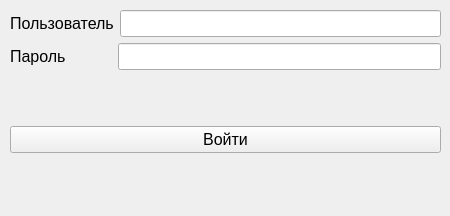
<?xml version="1.0" encoding="UTF-8"?>
<ui version="4.0">
 <class>FormLogin</class>
 <widget class="QWidget" name="FormLogin">
  <property name="geometry">
   <rect>
    <x>0</x>
    <y>0</y>
    <width>450</width>
    <height>216</height>
   </rect>
  </property>
  <property name="windowTitle">
   <string>Вход в ДОП.УСЛУГИ</string>
  </property>
  <widget class="QWidget" name="layoutWidget">
   <property name="geometry">
    <rect>
     <x>10</x>
     <y>10</y>
     <width>431</width>
     <height>171</height>
    </rect>
   </property>
   <layout class="QVBoxLayout" name="verticalLayout">
    <item>
     <layout class="QHBoxLayout" name="horizontalLayout">
      <item>
       <widget class="QLabel" name="label">
        <property name="font">
         <font>
          <pointsize>12</pointsize>
         </font>
        </property>
        <property name="text">
         <string>Пользователь</string>
        </property>
       </widget>
      </item>
      <item>
       <widget class="QLineEdit" name="le_username">
        <property name="font">
         <font>
          <pointsize>12</pointsize>
         </font>
        </property>
       </widget>
      </item>
     </layout>
    </item>
    <item>
     <layout class="QHBoxLayout" name="horizontalLayout_2">
      <item>
       <widget class="QLabel" name="label_2">
        <property name="minimumSize">
         <size>
          <width>102</width>
          <height>0</height>
         </size>
        </property>
        <property name="font">
         <font>
          <pointsize>12</pointsize>
         </font>
        </property>
        <property name="text">
         <string>Пароль</string>
        </property>
       </widget>
      </item>
      <item>
       <widget class="QLineEdit" name="le_password">
        <property name="font">
         <font>
          <pointsize>12</pointsize>
         </font>
        </property>
        <property name="echoMode">
         <enum>QLineEdit::Password</enum>
        </property>
       </widget>
      </item>
     </layout>
    </item>
    <item>
     <spacer name="verticalSpacer">
      <property name="orientation">
       <enum>Qt::Vertical</enum>
      </property>
      <property name="sizeHint" stdset="0">
       <size>
        <width>20</width>
        <height>40</height>
       </size>
      </property>
     </spacer>
    </item>
    <item>
     <widget class="QPushButton" name="pb_Login">
      <property name="font">
       <font>
        <pointsize>12</pointsize>
       </font>
      </property>
      <property name="text">
       <string>Войти</string>
      </property>
     </widget>
    </item>
    <item>
     <widget class="QLabel" name="le_result">
      <property name="font">
       <font>
        <family>Times New Roman</family>
        <pointsize>14</pointsize>
        <weight>75</weight>
        <bold>true</bold>
       </font>
      </property>
      <property name="text">
       <string/>
      </property>
      <property name="alignment">
       <set>Qt::AlignCenter</set>
      </property>
     </widget>
    </item>
   </layout>
  </widget>
 </widget>
 <resources/>
 <connections/>
</ui>
